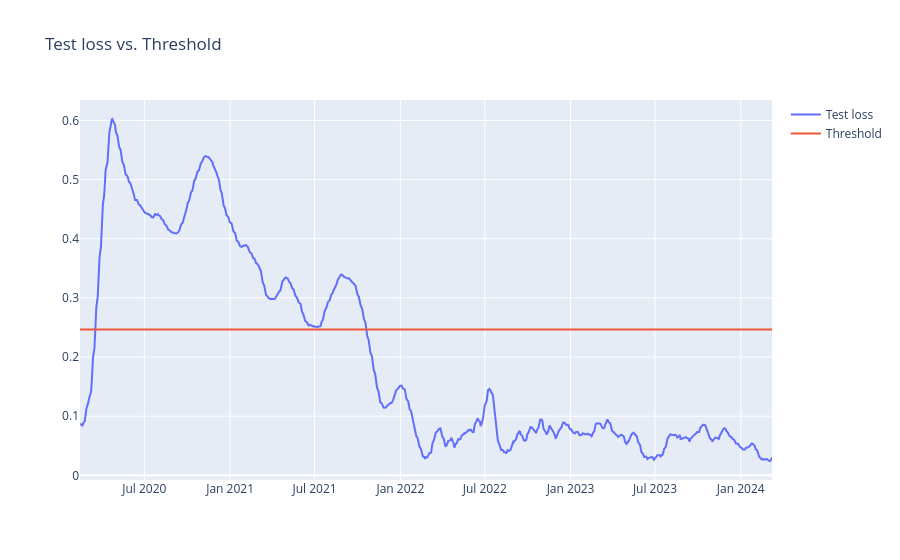

The notebook cell saved with this chart:
### Code cell
test_data_df, selected_test_data_score_df = visualize_anomalies(X_test, test_mae, predicted_anomalies, threshold, config)

### Figure 1 — Plotly figure (JSON) as saved in the notebook; plotly's stock layout.template omitted (floating-point values rounded to 4 significant figures; data arrays with more than 128 entries replaced by an {"elided": "..."} marker saying what was removed)
{"data": [{"name": "Test loss", "type": "scatter", "x": {"elided": "1023 str values"}, "y": {"elided": "1023 float values"}}, {"name": "Threshold", "type": "scatter", "x": {"elided": "1023 str values"}, "y": {"elided": "1023 float values"}}], "layout": {"showlegend": true, "title": {"text": "Test loss vs. Threshold"}}}
